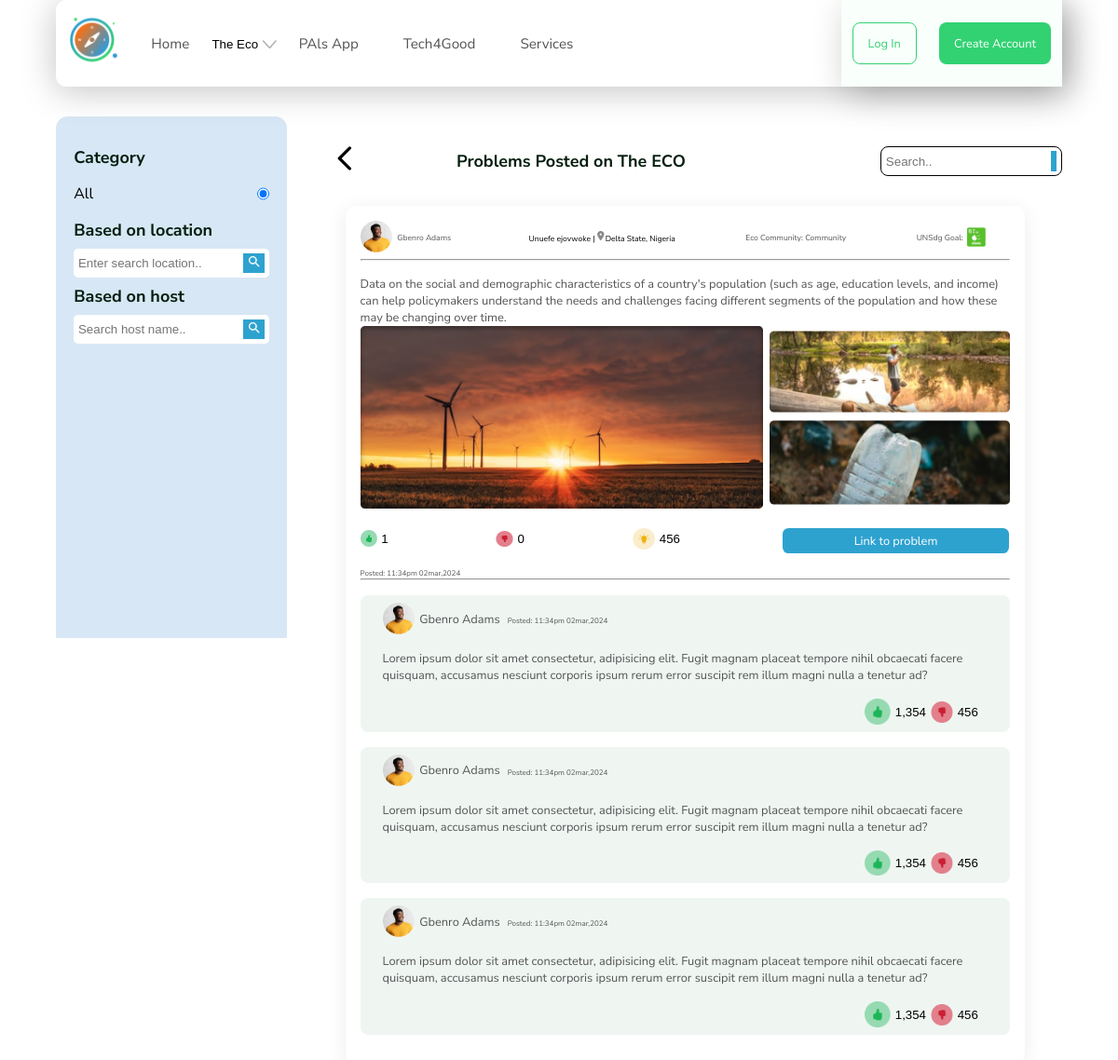
Screenshot of /problem-detail/4/ with the database file from the repository.
### ecoplatform/models.py (models this page shows, shortened)
class Problem(models.Model):
    def get_image_path(instance,filename):
        title, ext = filename.split('.')
        image_path = 'problem_photos/{problem_title}/{photo_name}.{ext}'.format(problem_title=instance.title,photo_name=title,ext=ext)
        return image_path
    title = models.CharField(max_length=100)
    description = models.TextField(max_length=500)
    user = models.ForeignKey(Account,on_delete=models.CASCADE)
    created = models.DateTimeField(default = timezone.now)
    category = models.ForeignKey('Category',on_delete=models.SET_NULL,null=True)
    location = models.CharField(max_length=100,blank=True, null=True)
    problem_photo_main = models.ImageField(upload_to=get_image_path)
    problem_photo_1 = models.ImageField(upload_to=get_image_path,blank=True)
    problem_photo_2 = models.ImageField(upload_to=get_image_path,blank=True)
    problem_photo_3 = models.ImageField(upload_to=get_image_path,blank=True)
    slug = models.SlugField(blank=True,null=True)
    isTrending = models.BooleanField(default=False)
    upvotes = models.ManyToManyField(Account, blank=True, related_name='upvoted_problems')
    downvotes = models.ManyToManyField(Account, blank=True, related_name='downvoted_problems')
    class Meta:
        verbose_name = 'Problem'
        verbose_name_plural = 'Problems'

class Category(models.Model):
    name = models.CharField(max_length=50)
    image = models.ImageField(upload_to='category/', blank=True, null=True)
    slug = models.SlugField(blank=True, null=True)
    class Meta:
        verbose_name = 'category'
        verbose_name_plural = 'categories'
    def __str__(self):
        return self.name

### ecousers/models.py (models this page shows, shortened)
class Account(AbstractBaseUser):
    first_name      = models.CharField(max_length=50)
    last_name       = models.CharField(max_length=50)
    username        = models.CharField(max_length=50, unique=True)
    email           = models.EmailField(max_length=100, unique=True)
    phone_number    = models.CharField(max_length=50)
    date_joined     = models.DateTimeField(auto_now_add=True)
    last_login      = models.DateTimeField(auto_now_add=True)
    is_admin        = models.BooleanField(default=False)
    is_staff        = models.BooleanField(default=False)
    is_active        = models.BooleanField(default=False)
    is_superadmin        = models.BooleanField(default=False)
    USERNAME_FIELD = 'email'
    REQUIRED_FIELDS = ['username', 'first_name', 'last_name']
    objects = MyAccountManager()
    def full_name(self):
        return f'{self.first_name} {self.last_name}'

### ecoplatform/views.py (the view)
# urls.py: path('problem-detail/<str:pk>/', views.problem_detail, name='problem-detail'),
def problem_detail(request, pk):
    context = {'problem': Problem.objects.get(pk=pk)}
    return render(request, 'ecoplatform/problem_detail.html', context )

### ecoplatform/context_processors.py (called while the page is built)
def menu_links(request):
    links = Category.objects.all()
    return dict(links=links)

### templates/ecoplatform/problem_detail.html (shortened to what this page needs)
{% extends 'base.html' %}
{% load static %}
{% block content %}
<div class="heading" id="details-heading">
    <a href="problems.html"><img src="{% static 'images/return.png' %}" alt="back button"></a>
    <h5>Problems Posted on The ECO</h5>
</div>
<div class="search">
    <form class="cat-search" action="{% url 'ecoplatform:problem_list' %}">
        <input type="text" name="user_query" placeholder="Search..">
        <button><img src="{% static 'images/category/search.png' %}" alt="search button"></button>
    </form>
</div>
</div>
<div class="card">
    <div class="card-wrapper">
        <div class="card-header">
            <div class="user-profile">
                <div class="user-img">
                    <img src="assets/images/card/comment-card/Avatar Image.png" alt="">
                </div>
                <p class="username">Gbenro Adams</p>
            </div>
            <div class="post-location">
                {{problem.user.full_name|capfirst}} |  <img src="{% static 'images/card/Pindrop.png' %}" alt=""><span class="text-fix">{{problem.location}}</span>
            </div>
            <div class="eco-cat">
                <p class="text-fix">Eco Community: <a href="">{{problem.category}}</a></p>
            </div>
            <div class="goal">
                <p class="text-fix">UNSdg Goal: </p><img src="{% static 'images/card/eco.png' %}" alt="">
            </div>
        </div>
        <hr>
        <div class="card-details">
            <p>{{problem.description}}</p>
            <div class="detail-img">
                <img src="assets/images/card/Rectangle 574(1).png" alt="" class="first">
                <div class="second">
                    <img src="assets/images/card/lake.png" alt="">
                    <img src="assets/images/card/waterbottle.png" alt="">
                </div>
            </div>
        </div>
        <div class="card-footer">
            <button class="up-count" hx-get="{% url 'ecoplatform:upvotes' problem.id %}">
                <img src="{% static 'images/card/upvote.png' %}" alt="">
                <span hx-get="{% url 'ecoplatform:upvotes_count' problem.id %}" hx-trigger="every 1s">{{ problem.upvotes.count }}</span>
            </button>
            <button class="down-count" hx-get="{% url 'ecoplatform:downvotes' problem.id %}">
                <img src="{% static 'images/card/downvote.png' %}" alt="">
                <span hx-get="{% url 'ecoplatform:downvotes_count' problem.id %}" hx-trigger="every 1s">{{ problem.downvotes.count }}</span>
            </button>
            <button class="idea-count">
                <img src="assets/images/card/idea.png" alt="">
                <span>456</span>
            </button>
            <a href="{% url 'ecoplatform:problem-detail' problem.id %}" class="card-link">
                Link to problem
            </a>
        </div>
        <div class="comment-section">
            <div class="date-posted">
                <p>Posted: <span>11:34pm 02mar,2024</span></p>
            </div>
            <hr>
            <div class="comment-card">
                <div class="comment-wrapper">
                    <div class="comment-header">
                        <div class="user-profile">
                            <div class="user-img">
                                <img src="assets/images/card/comment-card/Avatar Image.png" alt="">
                            </div>
                            <p class="username">Gbenro Adams</p>
                        </div>
                        <div class="date-posted">
                            <p>Posted: <span>11:34pm 02mar,2024</span></p>
                        </div>
                    </div>
                    <div class="comment-text">
                        <p>Lorem ipsum dolor sit amet consectetur, adipisicing elit. Fugit magnam placeat tempore nihil obcaecati facere quisquam,
                            accusamus nesciunt corporis ipsum rerum error suscipit rem illum magni nulla a tenetur ad?</p>
                    </div>
                    <div class="comment-footer">
                        <button class="up-count">
                            <img src="assets/images/card/upvote.png" alt="">
                            <span>1,354</span>
                        </button>
                        <button class="down-count">
                            <img src="assets/images/card/downvote.png" alt="">
                            <span>456</span>
                        </button>
                    </div>
                </div>
            </div>
            <div class="comment-card">
                <div class="comment-wrapper">
                    <div class="comment-header">
                        <div class="user-profile">
                            <div class="user-img">
                                <img src="assets/images/card/comment-card/Avatar Image.png" alt="">
                            </div>
                            <p class="username">Gbenro Adams</p>
                        </div>
                        <div class="date-posted">
                            <p>Posted: <span>11:34pm 02mar,2024</span></p>
                        </div>
                    </div>
                    <div class="comment-text">
                        <p>Lorem ipsum dolor sit amet consectetur, adipisicing elit. Fugit magnam placeat tempore nihil obcaecati facere quisquam,
                            accusamus nesciunt corporis ipsum rerum error suscipit rem illum magni nulla a tenetur ad?</p>
                    </div>
                    <div class="comment-footer">
                        <button class="up-count">
                            <img src="assets/images/card/upvote.png" alt="">
                            <span>1,354</span>
                        </button>
                        <button class="down-count">
                            <img src="assets/images/card/downvote.png" alt="">
                            <span>456</span>
                        </button>
                    </div>
                </div>
            </div>
            <div class="comment-card">
                <div class="comment-wrapper">
                    <div class="comment-header">
                        <div class="user-profile">
                            <div class="user-img">
                                <img src="assets/images/card/comment-card/Avatar Image.png" alt="">
                            </div>
                            <p class="username">Gbenro Adams</p>
                        </div>
                        <div class="date-posted">
                            <p>Posted: <span>11:34pm 02mar,2024</span></p>
                        </div>
                    </div>
                    <div class="comment-text">
                        <p>Lorem ipsum dolor sit amet consectetur, adipisicing elit. Fugit magnam placeat tempore nihil obcaecati facere quisquam,
                            accusamus nesciunt corporis ipsum rerum error suscipit rem illum magni nulla a tenetur ad?</p>
                    </div>
                    <div class="comment-footer">
                        <button class="up-count">
                            <img src="assets/images/card/upvote.png" alt="">
                            <span>1,354</span>
                        </button>
                        <button class="down-count">
                            <img src="assets/images/card/downvote.png" alt="">
                            <span>456</span>
                        </button>
                    </div>
                </div>
            </div>
        </div>
    </div>
</div>
{% endblock content %}

### static/scss/main.css (style rules this page uses)
html { scroll-behavior: smooth; }
* { margin: 0; padding: 0; box-sizing: border-box; }
body { max-width: 1440px; margin: auto; font-family: "Nunito Sans", sans-serif; }
h5 { font-size: 1.125em; color: rgb(4, 30, 14); }
p { font-size: 1em; color: rgb(84, 84, 84); }
a { color: inherit; text-decoration: none; }
img { -o-object-fit: cover; object-fit: cover; -o-object-position: center; object-position: center; }
button { background: transparent; border: 0px; cursor: pointer; }
.card-main .heading { margin-bottom: 1rem; }
.card-main .heading .search { display: flex; width: 30%; }
.card-main .heading form { width: 100%; display: flex; justify-content: space-between; align-items: center; background-color: white; border: 1px solid black; padding: 0.3rem 0.3rem; border-radius: 0.5rem; margin: 0.5rem 0; }
.card-main .heading form input { border: 0; background: transparent; }
.card-main .heading form button { border: 0; background: transparent; background-color: rgb(46, 162, 207); padding: 0.2rem; }
.card-wrapper { padding: 1rem; }
.card { margin: 2rem auto; width: 90%; border-radius: 0.7rem; box-shadow: 0px 4px 21px rgba(0, 0, 0, 0.08); margin-top: 0.5rem; }
.card-header { display: flex; justify-content: space-between; align-items: center; margin-bottom: 0.4rem; }
.card-header .goal { display: flex; align-items: center; }
.card-header .goal img { width: 20%; margin-left: 0.3rem; }
.card-details { margin-top: 1rem; }
.card-details .detail-img { display: flex; justify-content: space-between; }
.card-details .detail-img .first { width: 62%; }
.card-details .detail-img .second { width: 37%; display: flex; flex-direction: column; justify-content: space-around; }
.card-footer { width: 100%; display: flex; justify-content: space-around; margin: 1rem 0; }
.card-footer .card-link { width: 35%; background-color: rgb(46, 162, 207); justify-content: center; text-align: center; margin-top: 0.3rem; color: white; border-radius: 0.4rem; padding: 0.3rem 0; }
.card-footer button { display: flex; align-items: center; background: transparent; border: 0; }
.card-footer button img { width: 40%; margin-right: 0.3rem; }
.card-footer button span { font-size: 0.83rem; }
.comment-card { background-color: #EFF6F2; border-radius: 0.5rem; margin: 1rem 0; }
.comment-card .comment-wrapper { padding: 0.5rem 1.5rem; }
.comment-header { display: flex; align-items: center; }
.user-profile { display: flex; align-items: center; margin-right: 0.5rem; }
.user-profile .user-img { margin-right: 0.3rem; display: flex; align-items: center; }
.user-profile .user-img img { width: 100%; height: 100%; }
#details-heading { justify-content: flex-start; }
#details-heading a { margin: 0 2rem; }
#details-heading h5 { margin: 0 5rem; }
.comment-text { margin: 1rem 0; }
.date-posted > * { margin-top: 0.2rem; font-size: 0.5rem; }
.comment-footer { display: flex; justify-content: flex-end; }
.comment-footer button { display: flex; align-items: center; background: transparent; border: 0; }
.comment-footer button img { width: 40%; margin-right: 0.3rem; }
.comment-footer button span { font-size: 0.83rem; }
.heading { width: 100%; display: flex; justify-content: space-around; align-items: center; }
.card { font-size: 0.8em; }
.card-header { font-size: 0.67em; display: flex; justify-content: space-between; align-items: center; width: 100%; }
.card-footer { display: flex; justify-content: space-between; align-items: center; }
.heading { margin-block: 1rem; }
.heading .search { display: flex; width: 40%; }
.heading form { width: 100%; display: flex; justify-content: space-between; align-items: center; background-color: white; border: 1px solid black; padding: 0.3rem 0.3rem; border-radius: 0.5rem; margin: 0.5rem 0; }
.heading form input { border: 0; background: transparent; }
.heading form button { border: 0; background: transparent; background-color: rgb(29, 181, 89); padding: 0.2rem; }

### rows the page displays
Problem: user.full_name "Unuefe ejovwoke", location "Delta State, Nigeria", category "Community", description "Data on the social and demographic characteristics of a country's population (such as age, education levels, and income) can help policymakers understand the needs and challenges facing different segments of the population and how these may be changing over time.", upvotes.count "1", downvotes.count "0"
